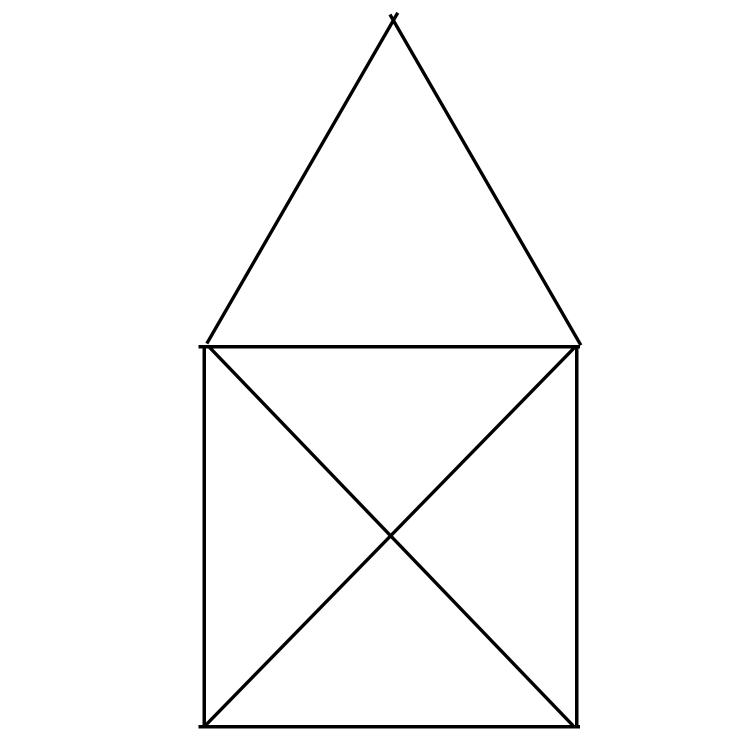
#> input picture templates/reference_image.png, 1500 x 1504 px (shown at 1/2 size)
$ python line_normalizer.py ../templates/reference_image.png out.png 5
#> lines starting #> are read from the running program, lines starting #| are printed output that depends on the picture; after the words box and inside, x2 and y2 are one past the last pixel; in counts of white or black regions, pixels touching at a corner belong together
#> in normalize_image_file, img is the input picture: PIL image 1500x1504 RGBA; mean R, G, B, A 249.9, 249.9, 249.9, 255
#!/usr/bin/env python3
"""
Line Thickness Normalizer

Normalizes line thickness in binary images to a consistent width using
skeletonization and morphological dilation.

This ensures consistent line thickness across different input sources
(MAT files, OCS images, etc.) for CNN training.
"""

import cv2
import numpy as np
from PIL import Image


def normalize_line_thickness(image_array, target_thickness=2, threshold=127):
    """
    Normalize line thickness to a consistent width.

    Process:
    1. Binarize image (black lines on white background)
    2. Skeletonize to 1-pixel thin lines
    3. Dilate to target thickness

    Args:
        image_array: RGB or grayscale numpy array
        target_thickness: Desired line thickness in pixels (default: 2)
        threshold: Threshold for binarization (default: 127)

    Returns:
        Normalized RGB numpy array (uint8)
    """
#> called with target_thickness = 5, threshold = 127
    # Convert to grayscale if needed
    if len(image_array.shape) == 3:
        gray = cv2.cvtColor(image_array, cv2.COLOR_RGB2GRAY)
    else:
        gray = image_array.copy()

    # Binarize: white background (255), black lines (0)
    _, binary = cv2.threshold(gray, threshold, 255, cv2.THRESH_BINARY)
#> binary: shape (1504, 1500); 98% white; 1 black region, box (x1, y1, x2, y2) and area: (397, 24, 1164, 1457) 45513

    # Invert for processing: black background, white lines
    binary_inv = cv2.bitwise_not(binary)
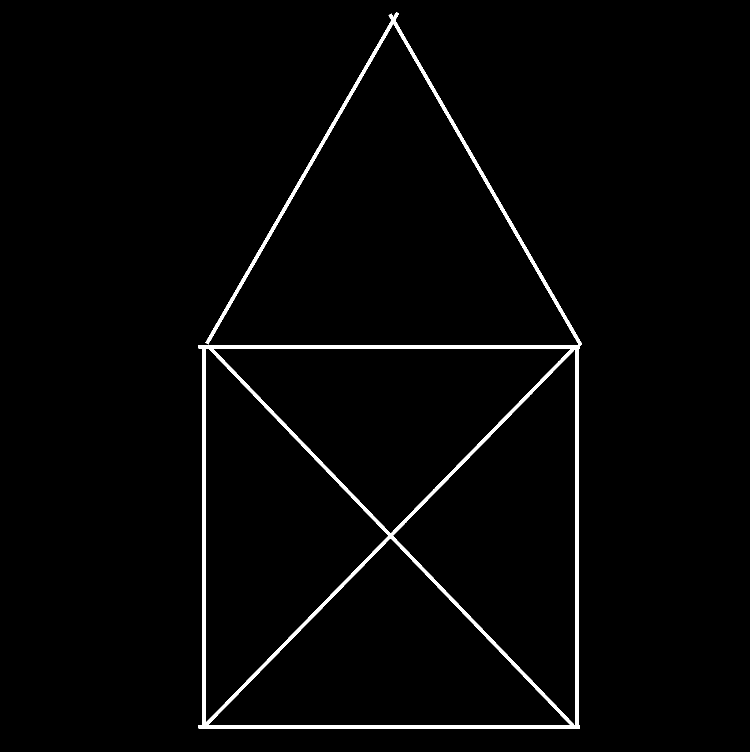
#> binary_inv: shape (1504, 1500) (shown at 1/2 size); 2% white; 1 white region, box (x1, y1, x2, y2) and area: (397, 24, 1164, 1457) 45513

    # Check if there's any content
    if np.sum(binary_inv) == 0:
        # Empty image, return as-is
        result = np.ones_like(gray) * 255
        return cv2.cvtColor(result, cv2.COLOR_GRAY2RGB)

    # Skeletonize to 1-pixel thin lines
    # Using Zhang-Suen thinning algorithm
    skeleton = cv2.ximgproc.thinning(binary_inv, thinningType=cv2.ximgproc.THINNING_ZHANGSUEN)
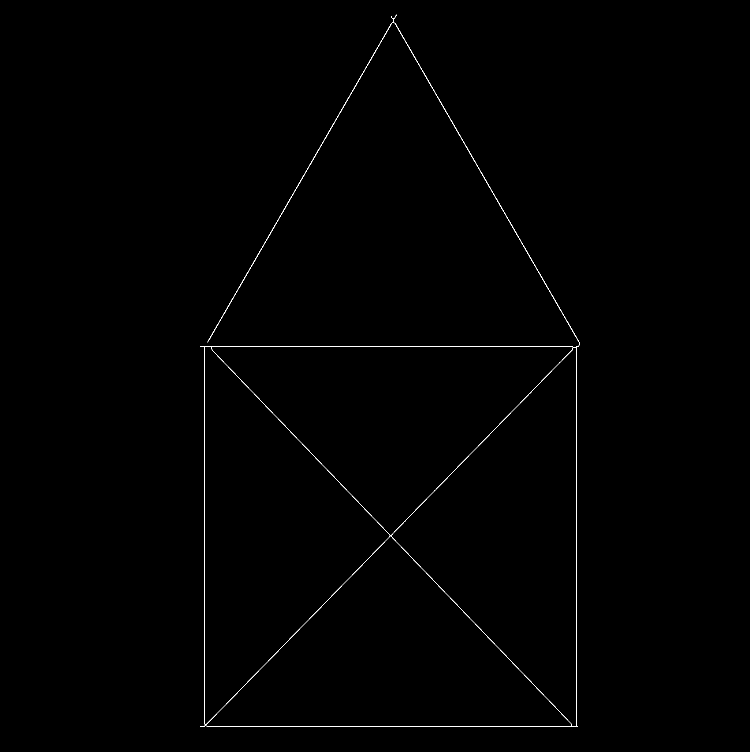
#> skeleton: shape (1504, 1500) (shown at 1/2 size); 0.32% white in thin lines or dots, all inside (x1, y1, x2, y2) = (400, 29, 1160, 1454)

    # If target thickness is 1, we're done
    if target_thickness <= 1:
        skeleton_inv = cv2.bitwise_not(skeleton)
        return cv2.cvtColor(skeleton_inv, cv2.COLOR_GRAY2RGB)

    # Dilate to target thickness.
    # A (k,k) structuring element grows the 1px skeleton to ~k px width;
    # the previous formula (target_thickness - 1) yielded a 1x1 kernel for
    # target 2, i.e. NO dilation - all "2px" images were actually 1px.
    kernel_size = max(1, int(round(target_thickness)))
    kernel = cv2.getStructuringElement(cv2.MORPH_ELLIPSE, (kernel_size, kernel_size))

    dilated = cv2.dilate(skeleton, kernel, iterations=1)
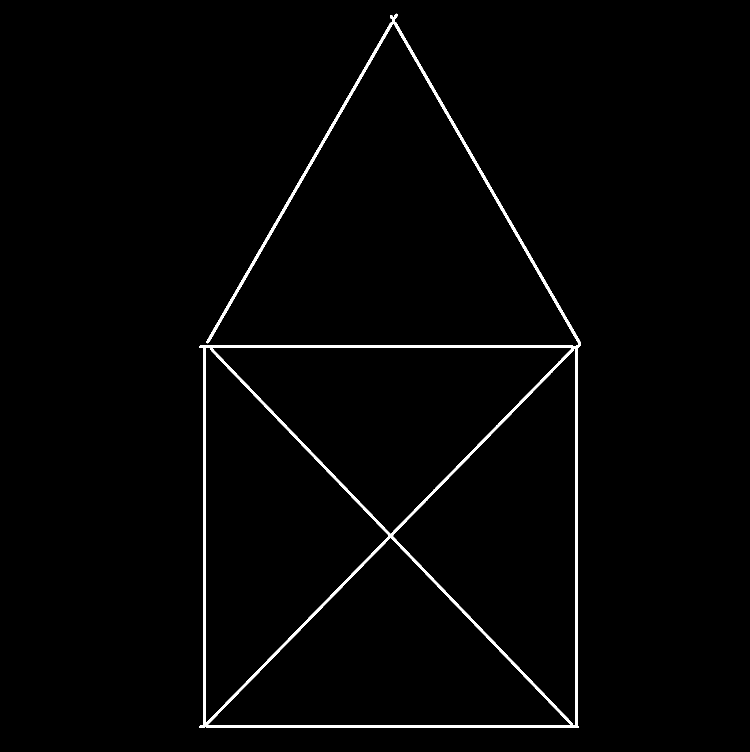
#> dilated: shape (1504, 1500) (shown at 1/2 size); 1.5% white; 1 white region, box (x1, y1, x2, y2) and area: (398, 27, 1162, 1456) 34961

    # Invert back: white background, black lines
    result = cv2.bitwise_not(dilated)
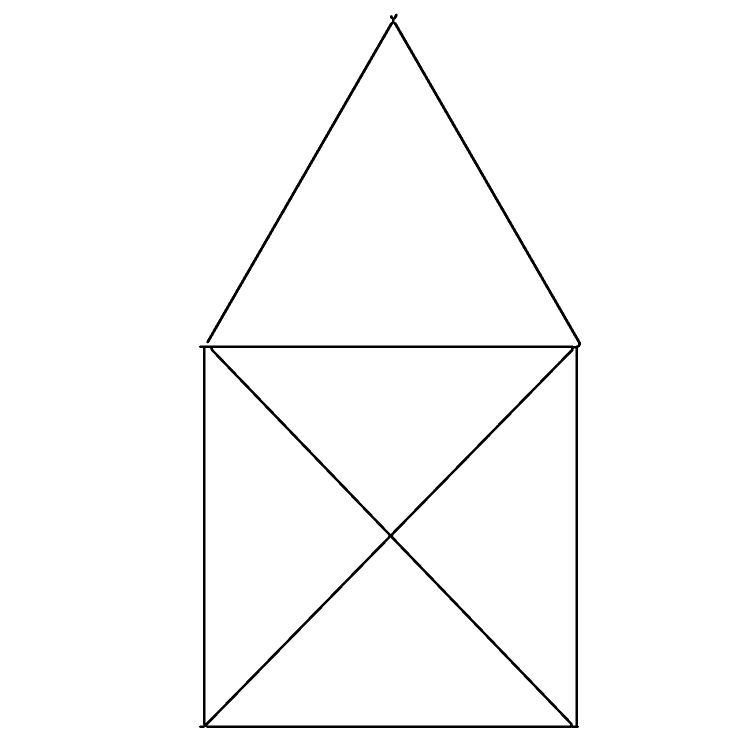
#> result: shape (1504, 1500) (shown at 1/2 size); 98.5% white; 1 black region, box (x1, y1, x2, y2) and area: (398, 27, 1162, 1456) 34961

    # Convert to RGB
    result_rgb = cv2.cvtColor(result, cv2.COLOR_GRAY2RGB)

    return result_rgb


def normalize_to_canvas(raw_bytes, canvas=(568, 274), padding=5, target_thickness=2):
    """Produce the canonical CNN-ready image from arbitrary input bytes:
    auto-crop to content (+padding), scale & center onto a `canvas`, normalize line
    thickness. Mirrors the training-data import / save-drawn-image normalization so the
    preview (predict) and the stored `processed_image_data` are identical. Returns PNG bytes.
    """
    import io
    W, H = canvas
    img = Image.open(io.BytesIO(raw_bytes))
    if img.mode == 'RGBA':
        bg = Image.new('RGB', img.size, (255, 255, 255)); bg.paste(img, mask=img.split()[3]); img = bg
    elif img.mode != 'RGB':
        img = img.convert('RGB')
    arr = np.array(img)

    gray = cv2.cvtColor(arr, cv2.COLOR_RGB2GRAY)
    _, binary = cv2.threshold(gray, 250, 255, cv2.THRESH_BINARY_INV)
    coords = cv2.findNonZero(binary)

    final = np.ones((H, W, 3), dtype=np.uint8) * 255
    if coords is not None:
        x, y, w, h = cv2.boundingRect(coords)
        x = max(0, x - padding); y = max(0, y - padding)
        w = min(arr.shape[1] - x, w + 2 * padding); h = min(arr.shape[0] - y, h + 2 * padding)
        crop = arr[y:y + h, x:x + w]
        scale = min(W / w, H / h)
        nw, nh = max(1, int(w * scale)), max(1, int(h * scale))
        resized = np.array(Image.fromarray(crop).resize((nw, nh), Image.Resampling.LANCZOS))
        ox, oy = (W - nw) // 2, (H - nh) // 2
        final[oy:oy + nh, ox:ox + nw] = resized

    normalized = normalize_line_thickness(final, target_thickness=target_thickness)
    out = io.BytesIO(); Image.fromarray(normalized, mode='RGB').save(out, format='PNG')
    return out.getvalue()


def normalize_image_file(input_path, output_path, target_thickness=2):
    """
    Normalize line thickness in an image file.

    Args:
        input_path: Path to input PNG
        output_path: Path to output PNG
        target_thickness: Desired line thickness in pixels

    Returns:
        bool: Success status
    """
    try:
        # Load image
        img = Image.open(input_path)
        img_array = np.array(img)

        # Normalize
        normalized = normalize_line_thickness(img_array, target_thickness)

        # Save
        result_img = Image.fromarray(normalized, mode='RGB')
        result_img.save(output_path)

        return True
    except Exception as e:
        print(f"Error normalizing {input_path}: {e}")
        return False


def verify_line_thickness(image_path):
    """
    Verify line thickness after normalization.

    Returns:
        Tuple of (avg_thickness, max_thickness, line_pixel_count)
    """
#> called with image_path = 'out.png'
    img = cv2.imread(image_path, cv2.IMREAD_GRAYSCALE)

    # Threshold to binary
    _, binary = cv2.threshold(img, 127, 255, cv2.THRESH_BINARY_INV)

    # Find distance transform
    dist_transform = cv2.distanceTransform(binary, cv2.DIST_L2, 5)

    # Get non-zero pixels (lines)
    line_pixels = binary > 0
    line_count = np.sum(line_pixels)
#> line_count = 34961

    if line_count == 0:
        return 0, 0, 0

    # Average distance from center of line
    avg_distance = np.mean(dist_transform[line_pixels])
#> avg_distance = 1.8
    max_distance = np.max(dist_transform[line_pixels])
#> max_distance = 4

    # Thickness is approximately 2 * distance
    avg_thickness = avg_distance * 2
#> avg_thickness = 3.61
    max_thickness = max_distance * 2
#> max_thickness = 8

    return avg_thickness, max_thickness, line_count


if __name__ == '__main__':
    """
    Test script for line normalization.
    """
    import sys

    if len(sys.argv) < 3:
        print("Usage: python3 line_normalizer.py <input_image> <output_image> [thickness]")
        sys.exit(1)

    input_file = sys.argv[1]
    output_file = sys.argv[2]
    thickness = int(sys.argv[3]) if len(sys.argv) > 3 else 2

    print(f"Normalizing {input_file} -> {output_file}")
    print(f"Target thickness: {thickness}px")

    success = normalize_image_file(input_file, output_file, thickness)

    if success:
        print("✓ Normalization complete")

        # Verify
        avg, max_t, pixels = verify_line_thickness(output_file)
#> avg = 3.61; max_t = 8; pixels = 34961
        print(f"Result: avg={avg:.2f}px, max={max_t:.2f}px, {pixels:,} line pixels")
#| Result: avg=3.61px, max=8.00px, 34,961 line pixels
    else:
        print("✗ Normalization failed")
        sys.exit(1)
